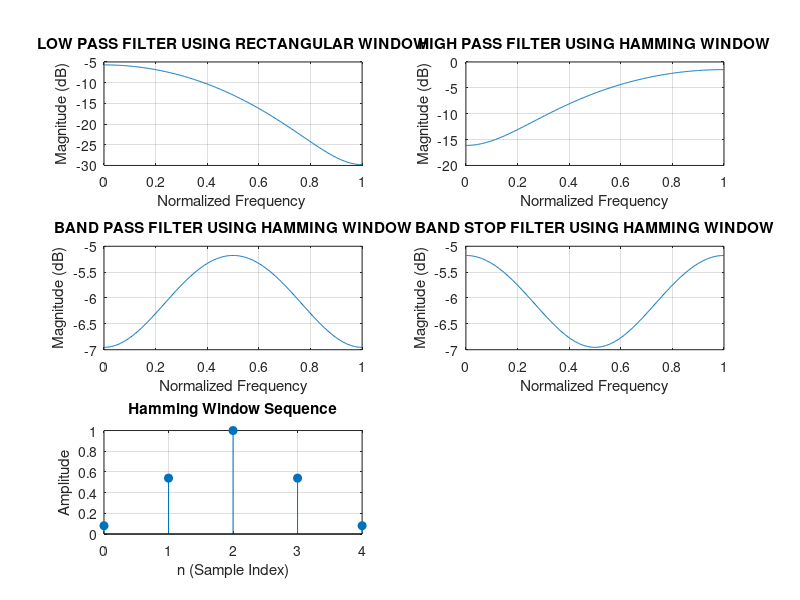

Here is the MATLAB script that generated this plot:
%{
HAMMING WINDOW
%}

clc;
clf;
clear;
close all;

wc1 = 0.25 * pi;  
wc2 = 0.75 * pi; 
wc = 0.5 * pi;
N = input('Enter the value of N: '); 
alpha = (N - 1) / 2;  
eps = 0.001; 
n = 0 : N-1;  

% Ideal impulse responses
% Low-pass Filter
hd_lowpass = (sin(wc1*(n - alpha + eps))) ./ (pi * (n - alpha + eps)); 

% High pass Filter
hd_highpass= (sin(pi*(n - alpha + eps)) - sin(wc*(n - alpha + eps)))./(pi*(n-alpha+eps));

% Band-pass Filter
hd_bandpass = (sin(wc2*(n - alpha + eps)) - sin(wc1*(n - alpha + eps))) ./ (pi * (n - alpha + eps));

% Band-Reject Filter
hd_bandstop= (sin(wc2*(n - alpha + eps)) - sin(wc1*(n - alpha + eps) +sin(pi*(n-alpha+eps)))) ./ (pi * (n - alpha + eps));

% Window Functions
wr_hamming = hamming(N);  % Hamming window

% Apply Window Functions to the Ideal Impulse Responses
hn_lowpass = hd_lowpass .* wr_hamming'; 
hn_highpass = hd_highpass .* wr_hamming'; 
hn_bandpass = hd_bandpass .* wr_hamming'; 
hn_bandstop = hd_bandstop .* wr_hamming'; 

% FREQUENCY RESPONSE for each filter
w = 0 : 0.01 : pi;  
h_lowpass = freqz(hn_lowpass, 1, w);  
h_highpass = freqz(hn_highpass, 1, w);  
h_bandpass = freqz(hn_bandpass, 1, w);  
h_bandstop = freqz(hn_bandstop, 1, w);  

% PLOTTING THE OUTPUTS
figure;

% LOW-PASS FILTER PLOT
subplot(3, 2, 1);
plot(w/pi, 20*log10(abs(h_lowpass)));  
title('LOW PASS FILTER USING RECTANGULAR WINDOW');
xlabel('Normalized Frequency ');
ylabel('Magnitude (dB)');
grid on;

% HIGH-PASS FILTER PLOT
subplot(3, 2, 2);
plot(w/pi, 20*log10(abs(h_highpass)));  
title('HIGH PASS FILTER USING HAMMING WINDOW');
xlabel('Normalized Frequency');
ylabel('Magnitude (dB)');
grid on;

% BAND-PASS FILTER PLOT
subplot(3, 2, 3);
plot(w/pi, 20*log10(abs(h_bandpass)));  
title('BAND PASS FILTER USING HAMMING WINDOW');
xlabel('Normalized Frequency');
ylabel('Magnitude (dB)');
grid on;

% BAND-STOP FILTER PLOT
subplot(3, 2, 4);
plot(w/pi, 20*log10(abs(h_bandstop)));  
title('BAND STOP FILTER USING HAMMING WINDOW');
xlabel('Normalized Frequency');
ylabel('Magnitude (dB)');
grid on;

subplot(3, 2, 5);
stem(n, wr_hamming, 'filled');
title('Hamming Window Sequence');
xlabel('n (Sample Index)');
ylabel('Amplitude');
grid on;
